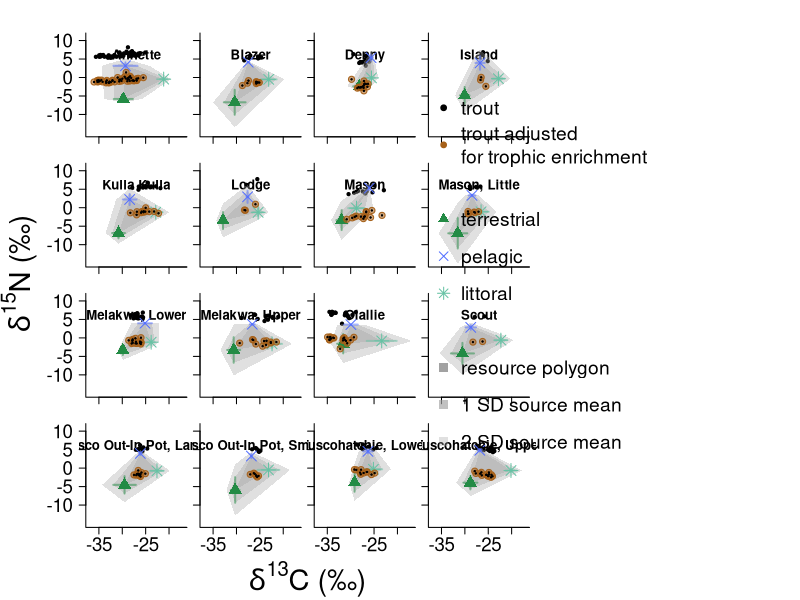

Reproduce this figure in R.
library(sp)

fish_CN <- read.csv("fishCN.csv")
ter_CN <- read.csv("terCN.csv")
lit_CN <- read.csv("litCN.csv")
pelag_CN<- read.csv("pelagCN.csv")


#Scenario2
TEF_C.mu <- 0.4 #based on Post 2002
TEF_N.mu <- 6.8 #Postx2  $4.3 is based on Bunn 2013 omnivor
TEF_C.sigma <- 0 #1.3 # 1.3 #The first one is with TEF.sigmas of zero (I can plot error bars if I want in the future)
TEF_N.sigma <- 0  #1.5 # 0.2 #The first one also had N's TEF sd of zero (I can plot error bars if I want in the future)
scenarioID <- "Postx2"


fish_CN$include1sigma <- "exclude" ## only do this once! Otherwise, I'd erase each previous set!
fish_CN$include2sigma <- "exclude"



Lakenames <-as.vector(unique(fish_CN$Lake))
plotname <- paste0("figs/FINALallLakesIsoscapeswithPolygon",scenarioID ,".png")
png(filename = plotname, width = 900, height =800) #where will this go and what size?
par(oma = c(5,6,1,20), #outer margins, c(bottom, left, top, and right) Room for d13C and d15N labels at the end
    mfrow = c(4,4), ##mfrow is my four rows by four columns 
    mar = c(.5,.5,1.5,.5), #margins, c(bottom,
    cex.axis = 1.7) 

# This loop does two things, first, it plots each lake with a polygon around it. Second, it also
# indicates which points are in or out of the two polygons.


#LOOP####
for(j in 1:(length(Lakenames))){
  
  mixture <- fish_CN[(which(fish_CN$Lake ==  Lakenames[j])),
                     c("d13C_VPDB", "d15N_air", "Identifier.1")]
  
  #Littoral sources - so the results from the rocks
  ##for now, select lake with a number
  
  lakesource_littoral <- lit_CN[which(lit_CN$Lake ==  Lakenames[j]),c("d13C_VPDB", "d15N_air")]
  
  Lit.d13C.mu <- mean(lakesource_littoral$d13C_VPDB)
  Lit.d15N.mu <- mean(lakesource_littoral$d15N_air)
  Lit.d13C.sigma <- sd(lakesource_littoral$d13C_VPDB)
  Lit.d15N.sigma <- sd(lakesource_littoral$d15N_air)
  
  #Pelagic - from the pelagic area
  lakesource_pelagic <- pelag_CN[which(pelag_CN$Lake ==  Lakenames[j]),c("d13C_VPDB", "d15N_air")]
  
  Pelag.d13C.mu <- mean(lakesource_pelagic$d13C_VPDB)
  Pelag.d15N.mu <- mean(lakesource_pelagic$d15N_air)
  Pelag.d13C.sigma <- sd(lakesource_pelagic$d13C_VPDB)
  Pelag.d15N.sigma <- sd(lakesource_pelagic$d15N_air)
  
  #Terrestrial - from the surrounding plants 
  lakesource_terrestrial <- ter_CN[which(ter_CN$Lake ==  Lakenames[j]),c("d13C_VPDB", "d15N_air")]
  
  Ter.d13C.mu <- mean(lakesource_terrestrial$d13C_VPDB)
  Ter.d15N.mu <- mean(lakesource_terrestrial$d15N_air)
  Ter.d13C.sigma <- sd(lakesource_terrestrial$d13C_VPDB)
  Ter.d15N.sigma <- sd(lakesource_terrestrial$d15N_air)
  
  #PLOT####
  plot(x = mixture$d13C_VPDB, y = mixture$d15N_air,
       pch = 20,
       cex = 1,
       col = "black",
       ylim = c(-15,11),
       xlim = c(-37,-17),
       xlab = "", #expression(paste(delta^{13}, "C (\u2030)")),
       ylab =  "", #expression(paste(delta^{15}, "N (\u2030)")),
       bty = "l",
       yaxt = "n",
       xaxt = "n",
       ann = FALSE)
  title(Lakenames[j], line= -2, cex =1.4)
  ##This little section is the if/else for the axis lables#
  if(j == 1 || j == 5 || j == 9){
    axis(2, at = seq(-10, 10,5), labels = TRUE, las = 2)
    axis(1, at = seq(-35, 15, 5), labels = FALSE)
  } else if (j == 13){
    axis(2, at = seq(-10, 10,5), labels = TRUE, las = 2)
    axis(1, at = seq(-35, 15, 5), labels = TRUE)
  } else if (j == 14 || j == 15|| j == 16) {
    axis(2, at = seq(-10, 10,5), labels = FALSE)
    axis(1, at = seq(-35, 15, 5), labels = TRUE)
  } else {
    axis(2, at = seq(-10, 10,5), labels = FALSE)
    axis(1, at = seq(-35, 15, 5), labels = FALSE)
  }
  
  all.verts.x <- c(Ter.d13C.mu,Ter.d13C.mu,Ter.d13C.mu-Ter.d13C.sigma,Ter.d13C.mu+Ter.d13C.sigma,
                   Lit.d13C.mu,Lit.d13C.mu,Lit.d13C.mu-Lit.d13C.sigma,Lit.d13C.mu+Lit.d13C.sigma,
                   Pelag.d13C.mu,Pelag.d13C.mu,Pelag.d13C.mu-Pelag.d13C.sigma,Pelag.d13C.mu+Pelag.d13C.sigma)
  all.verts.y <- c(Ter.d15N.mu-Ter.d15N.sigma,Ter.d15N.mu+Ter.d15N.sigma,Ter.d15N.mu,Ter.d15N.mu,
                   Lit.d15N.mu-Lit.d15N.sigma,Lit.d15N.mu+Lit.d15N.sigma,Lit.d15N.mu,Lit.d15N.mu,
                   Pelag.d15N.mu-Pelag.d15N.sigma,Pelag.d15N.mu+Pelag.d15N.sigma,Pelag.d15N.mu,Pelag.d15N.mu)
  polygon.edges <-chull(x = all.verts.x, y = all.verts.y)
  all.2sigma.verts.x <- c(Ter.d13C.mu,Ter.d13C.mu,Ter.d13C.mu-Ter.d13C.sigma*2,Ter.d13C.mu+Ter.d13C.sigma*2,
                          Lit.d13C.mu,Lit.d13C.mu,Lit.d13C.mu-Lit.d13C.sigma*2,Lit.d13C.mu+Lit.d13C.sigma*2,
                          Pelag.d13C.mu,Pelag.d13C.mu,Pelag.d13C.mu-Pelag.d13C.sigma*2,Pelag.d13C.mu+Pelag.d13C.sigma*2)
  all.2sigma.verts.y <- c(Ter.d15N.mu-Ter.d15N.sigma*2,Ter.d15N.mu+Ter.d15N.sigma*2,Ter.d15N.mu,Ter.d15N.mu,
                          Lit.d15N.mu-Lit.d15N.sigma*2,Lit.d15N.mu+Lit.d15N.sigma*2,Lit.d15N.mu,Lit.d15N.mu,
                          Pelag.d15N.mu-Pelag.d15N.sigma*2,Pelag.d15N.mu+Pelag.d15N.sigma*2,Pelag.d15N.mu,Pelag.d15N.mu)
  polygon.2sigma.edges <-chull(x = all.2sigma.verts.x, y = all.2sigma.verts.y)
  
  polygon(x = c(Ter.d13C.mu,Lit.d13C.mu,Pelag.d13C.mu), 
          y = c(Ter.d15N.mu,Lit.d15N.mu,Pelag.d15N.mu), border = FALSE, 
          col = rgb(red = 190, green = 190, blue = 190, alpha = 100, maxColorValue = 300))
  polygon(x = all.verts.x[polygon.edges], 
          y = all.verts.y[polygon.edges], border = FALSE, 
          col = rgb(red = 190, green = 190, blue = 190, alpha = 100, maxColorValue = 300))
  polygon(x = all.2sigma.verts.x[polygon.2sigma.edges], 
          y = all.2sigma.verts.y[polygon.2sigma.edges], border = FALSE, 
          col = rgb(red = 190, green = 190, blue = 190, alpha = 100, maxColorValue = 300))
  arrows(x0 = Ter.d13C.mu, y0 = Ter.d15N.mu-Ter.d15N.sigma,
         x1 = Ter.d13C.mu, y1 = Ter.d15N.mu+Ter.d15N.sigma,
         code = 3, angle = 90, length = 0, col = "#238b4580", lwd = 2)
  arrows(x0 = Ter.d13C.mu-Ter.d13C.sigma, y0 = Ter.d15N.mu,
         x1 = Ter.d13C.mu+Ter.d13C.sigma, y1 = Ter.d15N.mu,
         code = 3, angle = 90, length = 0, col = "#238b4580", lwd = 2)
  points(x = Ter.d13C.mu, y = Ter.d15N.mu,
         pch = 17,
         col = "#238b45",
         cex = 2)
  
  arrows(x0 = Lit.d13C.mu, y0 = Lit.d15N.mu-Lit.d15N.sigma, 
         x1 = Lit.d13C.mu, y1 = Lit.d15N.mu+Lit.d15N.sigma, 
         code = 3, angle = 90, length = 0, col = "#66c2a480", lwd = 2)
  arrows(x0 = Lit.d13C.mu-Lit.d13C.sigma, y0 = Lit.d15N.mu, 
         x1 = Lit.d13C.mu+Lit.d13C.sigma, y1 = Lit.d15N.mu, 
         code = 3, angle = 90, length = 0, col = "#66c2a480", lwd = 2)
  points(Lit.d13C.mu, Lit.d15N.mu,
         pch = 8,
         col = "#66c2a4",
         cex = 2)
  
  arrows(x0 = Pelag.d13C.mu, y0 = Pelag.d15N.mu-Pelag.d15N.sigma, 
         x1 = Pelag.d13C.mu, y1 = Pelag.d15N.mu+Pelag.d15N.sigma, 
         code = 3, angle = 90, length = 0, col = "#526EFF80", lwd = 2)
  arrows(x0 = Pelag.d13C.mu-Pelag.d13C.sigma, y0 = Pelag.d15N.mu, 
         x1 = Pelag.d13C.mu+Pelag.d13C.sigma, y1 = Pelag.d15N.mu, 
         code = 3, angle = 90, length = 0, col = "#526EFF80", lwd = 2)
  points(x = Pelag.d13C.mu, y = Pelag.d15N.mu,
         pch = 4,
         col = "#526EFF",
         cex = 2)
  ##Make this optional:
  points(x = mixture$d13C_VPDB-TEF_C.mu, y = mixture$d15N_air-TEF_N.mu,
         pch = 21,
         col = "#a6611a",
         bg = "#a6611a90", 
         cex = 1.25)
  arrows(x0 = mixture$d13C_VPDB-TEF_C.mu, y0 = mixture$d15N_air-TEF_N.mu-TEF_N.sigma,
         x1 = mixture$d13C_VPDB-TEF_C.mu, y1 = mixture$d15N_air-TEF_N.mu+TEF_N.sigma,
         code = 3, angle = 90, length = 0, col = "black", lty = 3, lwd = 2)
  arrows(x0 = mixture$d13C_VPDB-TEF_C.mu-TEF_C.sigma, y0 = mixture$d15N_air-TEF_N.mu,
         x1 = mixture$d13C_VPDB-TEF_C.mu+TEF_C.sigma, y1 = mixture$d15N_air-TEF_N.mu,
         code = 3, angle = 90, length = 0, col = "black", lty = 3, lwd = 2)
  
  
  # ##Now I need to track which fish to remove
  # # library(sp)
  # In.out.fish1sig <- point.in.polygon(point.x = mixture$d13C_VPDB-TEF_C.mu, 
  #                                     point.y = mixture$d15N_air-TEF_N.mu,
  #                                     pol.x = all.verts.x[polygon.edges], 
  #                                     pol.y = all.verts.y[polygon.edges])
  # 
  # fish.to.keep1sig <- mixture$Identifier.1[which(In.out.fish1sig == 1)]
  # 
  # 
  # fish_CN$include1sigma[match(fish.to.keep1sig,fish_CN$Identifier.1)] <- "include"
  # 
  # In.out.fish2sig <- point.in.polygon(point.x = mixture$d13C_VPDB-TEF_C.mu, point.y = mixture$d15N_air-TEF_N.mu,
  #                                     pol.x = all.2sigma.verts.x[polygon.2sigma.edges], 
  #                                     pol.y = all.2sigma.verts.y[polygon.2sigma.edges])
  # 
  # fish.to.keep2sig <- mixture$Identifier.1[which(In.out.fish2sig == 1)]
  # 
  # 
  # fish_CN$include2sigma[match(fish.to.keep2sig,fish_CN$Identifier.1)] <- "include"
  
}

#These two line write the large single label for the plots
mtext(text= expression(paste(delta^{13}, "C (\u2030)")) ,side=1,line=4,outer=TRUE, cex = 1.75)
mtext(text= expression(paste(delta^{15}, "N (\u2030)")) ,side=2,line=3,outer=TRUE, cex = 1.75)
#legend
legend(xpd = NA , "topright", inset = c(-1.25,-3.4) ,#xpd = NA; so topright means whole area, a little outside, OK to print outside margin
       legend = c("trout", "trout adjusted\nfor trophic enrichment", "","terrestrial", "pelagic", "littoral", "",
       "resource polygon", "1 SD source mean", "2 SD source mean") ,
       pch = c(20, 20,NA,  17,4,8,NA,15,15,15),
       col = c("black", "#a6611a",NA, "#238b45", "#526EFF", "#66c2a4",NA,
               rgb(red = 190, green = 190, blue = 190, alpha = 300, maxColorValue = 300),
               rgb(red = 190, green = 190, blue = 190, alpha = 200, maxColorValue = 300),
               rgb(red = 190, green = 190, blue = 190, alpha = 100, maxColorValue = 300)),
       bty = "n",
       cex= 1.75)


## 11/21/19
## I  need to add shades of gray for the polygons in order to ID what is 1, sd, and 2 sd - notes to self
dev.off()

##This is finished, I need to put in the file and write caption.
